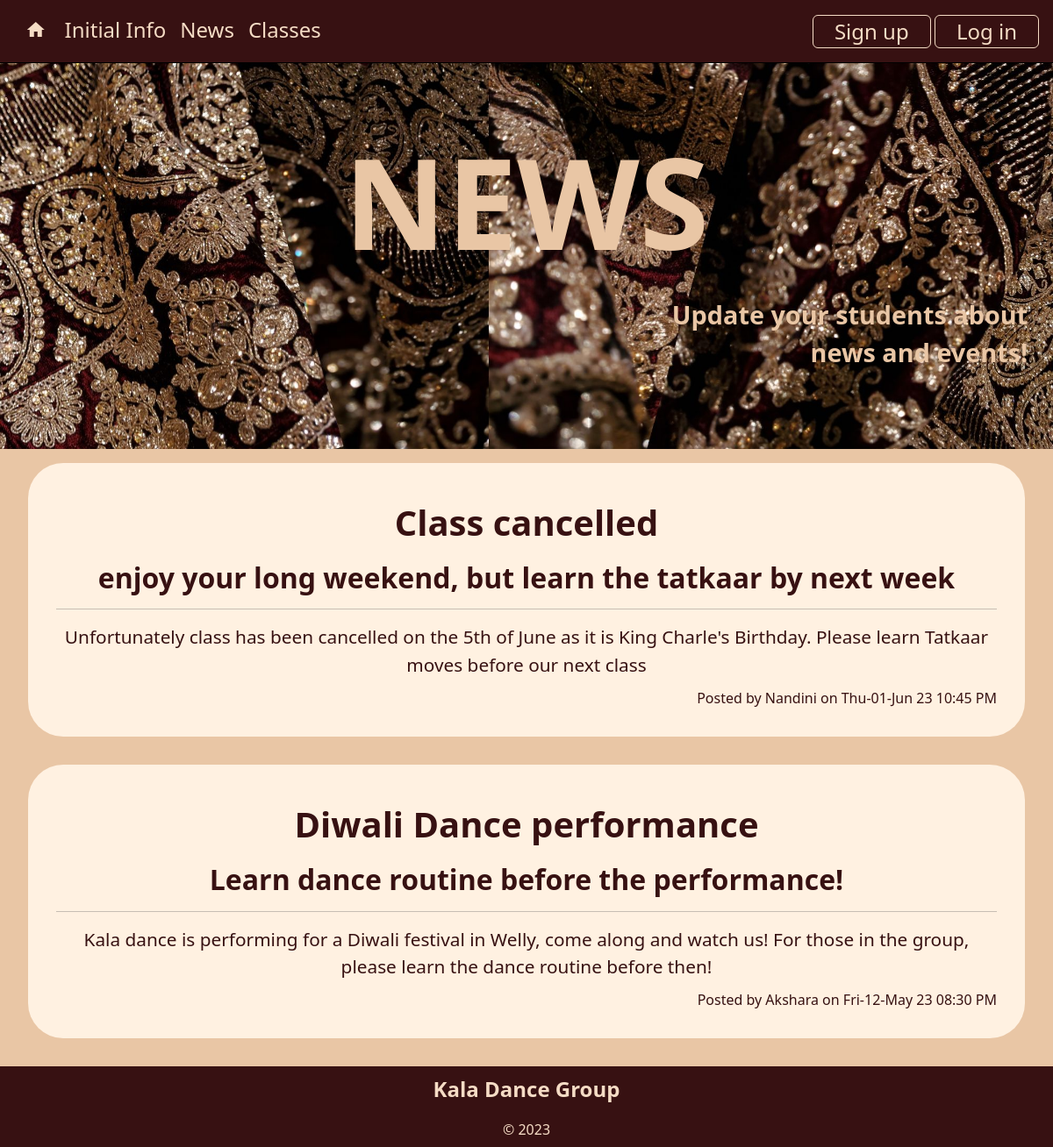
The app's page /news, older data.
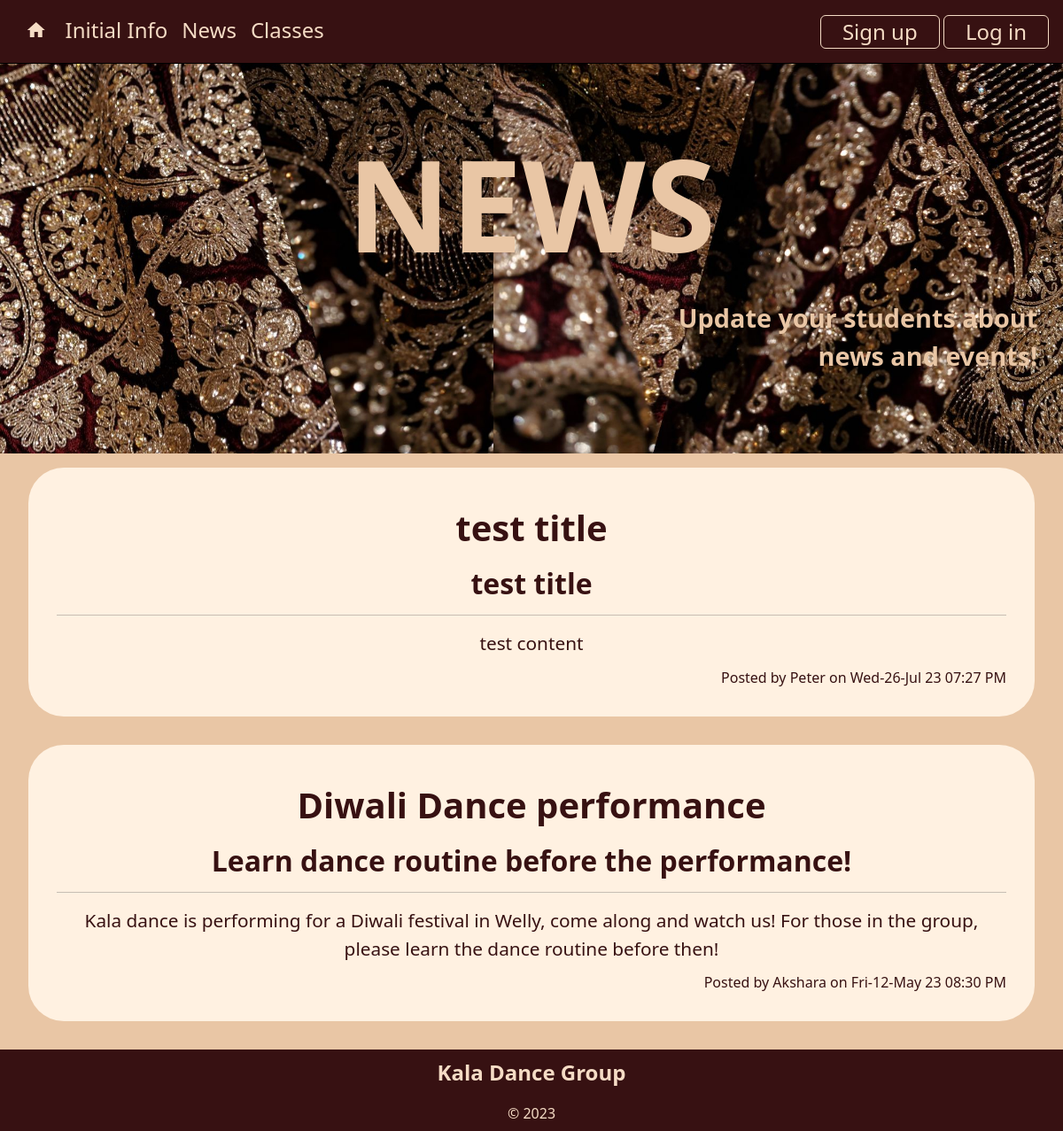
The same page, newer data.
### tables this page shows
CREATE TABLE news(
    news_id integer primary key autoincrement,
    title text not null unique,
    subtitle text not null unique,
    content text not null unique,
    newsdate date not null,
    member_id integer not null,
    foreign key(member_id) references member(member_id)
);

CREATE TABLE member(
    member_id integer primary key autoincrement,
    firstname text not null,
    surname text not null,
    email text  not null unique,
    age_group text not null,
    about_me text,
    password text not null,
    authorisation integer not null
);

### server.py (the view)
@app.route('/news')
def news():
    sql = """ select news.news_id, news.title, news.subtitle, news.content, news.newsdate, member.firstname
    from news
    join member on news.member_id = member.member_id
    order by news.newsdate desc;
    """
    result = run_search_query_tuples(sql, (), db_path, True)
    print(result)
    return render_template("news.html", news=result)

### db_function.py (called while the page is built)
def run_search_query_tuples(sql_query,values_tuple, file_path, rowfactory=False):
    result = None
    try:
        db = sqlite3.connect(file_path)
        if rowfactory:
            db.row_factory = sqlite3.Row
        cursor = db.cursor()
        cursor.execute(sql_query,values_tuple)
        result = cursor.fetchall()
        cursor.close()
    except sqlite3.Error as error:
        print("Error running search query tuples: {}".format(error))
        return None
    db.close()
    if result is None:
        print("No search values were found")
    return result

### server.py (called while the page is built)
@app.template_filter()
def news_date(sqlite_dt):
    x = datetime.strptime(sqlite_dt, '%Y-%m-%d %H:%M:%S')
    return x.strftime('%a-%d-%b %y %I:%M %p')

### templates/news.html (shortened to what this page needs)
{% extends "layout.html" %}
{% block banner %}
static/images/BigBanner.jpg
{% endblock %}
{% block header %}
NEWS
{% endblock %}
{% block quote %}
Update your students about <br>
news and events!
{% endblock %}
{% block content %}
{% for row in news %}
<div class="container_round">
    <h2>{{ row['title'] }}</h2>
    <h3 class="subtitle">{{ row['subtitle'] }}</h3>
    <hr>
    <p class="big-text">{{ row['content'] }}</p>
    <div class="meta text-end">Posted by {{ row['firstname'] }} on {{ row['newsdate'] | news_date}}</div>
</div>
{% endfor %}
{% endblock %}

### templates/layout.html (shortened to what this page needs)
<!DOCTYPE html>
<html lang="en">
<head>
<link href="https://cdn.jsdelivr.net/npm/bootstrap@5.2.3/dist/css/bootstrap.min.css" rel="stylesheet">
<link rel="stylesheet" href="static/StyleSheet.css">
</head>
<body>
<div class="container-fluid">
    <nav class="navbar navbar-expand-lg navbar-dark px-3 py-3.5 fixed-top">
    <div class="collapse navbar-collapse" id="collapsibleNavbar">
        <ul class="navbar-nav">
            <li class="nav-item">
                <a class="nav-link" href="/"><i class="material-icons">home</i></a>
            </li>
            <li class="nav-item">
                <a class="nav-link" href="/initialinfo">Initial Info</a>
            </li>
            <li class="nav-item">
                <a class="nav-link" href="/news">News</a>
            </li>
            <li class="nav-item">
                <a class="nav-link" href="/classes">Classes</a>
            </li>
        </ul>
        <div class="ms-auto nav-item">
            {%  if session %}
            <a class="nav-link btn btn-outline" href="/logout">Log out</a>
            {%  else %}
            <a class="nav-link btn btn-outline" href="/signup">Sign up</a>
            <a class="nav-link btn btn-outline" href="/login">Log in</a>
            {%  endif %}
        </div>
    </div>
</nav>
</div>
<div class="container-fluid position-relative mb-0">
    <div > <img class="img-fluid part-img banner card-img-top" src="{% block banner %}{% endblock %}" alt=""></div>
    <div class="text-float">
        <div class="header">{% block header %}{% endblock %} </div>
        <div class="header-quote">{% block quote %}{% endblock %}</div>
    </div>
</div>
{% block content %}
{% endblock %}
<footer class="container-fluid footer-content">
    <p>Kala Dance Group</p>
    <div>&copy; 2023</div>
</footer>
</body>
</html>

### static/StyleSheet.css (style rules this page uses)
:root { --beige: rgb(233, 198, 165); --almond: rgb(255, 241, 225); --light-beige: rgb(245, 220, 197); --maroon: rgb(55, 17, 18); --light-maroon: rgb(88, 23, 24); }
body { font-family: 'Noto Sans', sans-serif; font-size: 100%; background-color: var(--beige); }
.navbar { background-color: var(--maroon); border-bottom: 1px solid black; }
.nav-link { text-align: center; font-size: 1.5em; color: var(--light-beige); }
nav .btn-outline { display: inline-block; }
.material-icons { padding: 0.25em 0.2em; }
.btn { background-color: var(--maroon); color: var(--light-beige); }
.btn-outline { border: 1px solid var(--light-beige); padding: 0em 1em; }
h2 { font-size: 2.5em; text-align: center; font-weight: 600; padding: 0.3em 0; color: var(--maroon); }
h3 { font-size: 2em; text-align: center; font-weight: 600; margin: 0; color: var(--maroon); }
li { color: var(--maroon); }
.container-fluid { border: 0px; padding:0; }
.container_round { border: 0px solid blue; background-color: var(--almond); padding: 2em 2em; margin-bottom: 2em; margin-top: 1em; margin-left: 2em; margin-right: 2em; border-radius: 40px; }
.part-img { max-width: 100%; display: block; }
.text-float { font-size: 3em; text-align: center; font-weight: 600; color: var(--beige); position:absolute; left:50%; top:50%; width:100%; transform:translate(-50%,-50%); border: 0px solid green; }
.text-float .header { font-size: 3em; }
.text-float .header-quote { font-size: 0.6em; text-align: right; padding: 0em 1em; }
.banner { margin-top: 2em; }
.big-text { font-size: 1.3em; text-align: center; font-weight: 500; margin: 0; color: var(--maroon); padding-bottom: 0.5em; }
.meta { font-size: 1em; color: var(--maroon); }
.footer-content { background-color: var(--maroon); text-align: center; padding: 0.5em 0 0.5em 0; color: var(--light-beige); }
.footer-content p:first-child { font-weight:600; font-size: 1.5em; }

Row changes from the older to the newer data that the page shows:
removed news: title "Class cancelled", subtitle "enjoy your long weekend, but learn the tatkaar by next week", content "Unfortunately class has been cancelled on the 5th of June as it is King Charle's Birthday. Please learn Tatkaar moves before our next class", firstname "Nandini", newsdate|news_date "Thu-01-Jun 23 10:45 PM"
added news: title "test title", subtitle "test title", content "test content", firstname "Peter", newsdate|news_date "Wed-26-Jul 23 07:27 PM"
